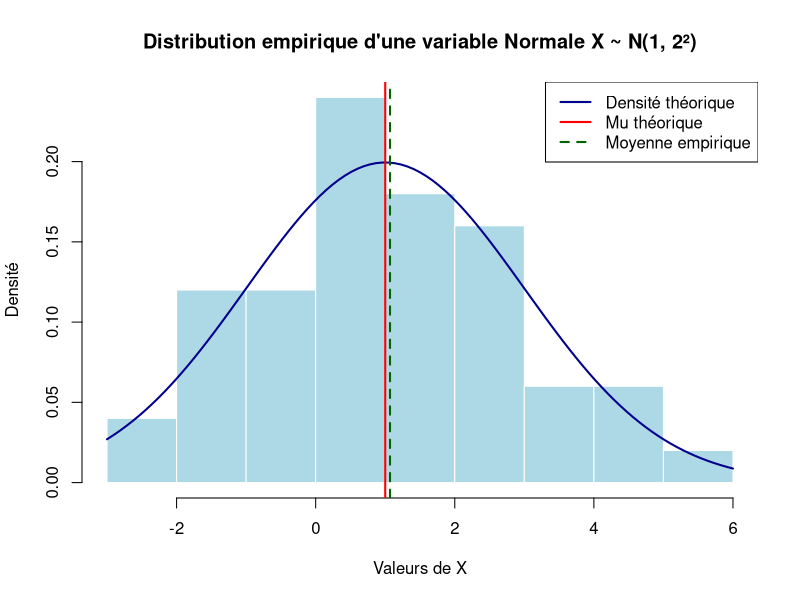
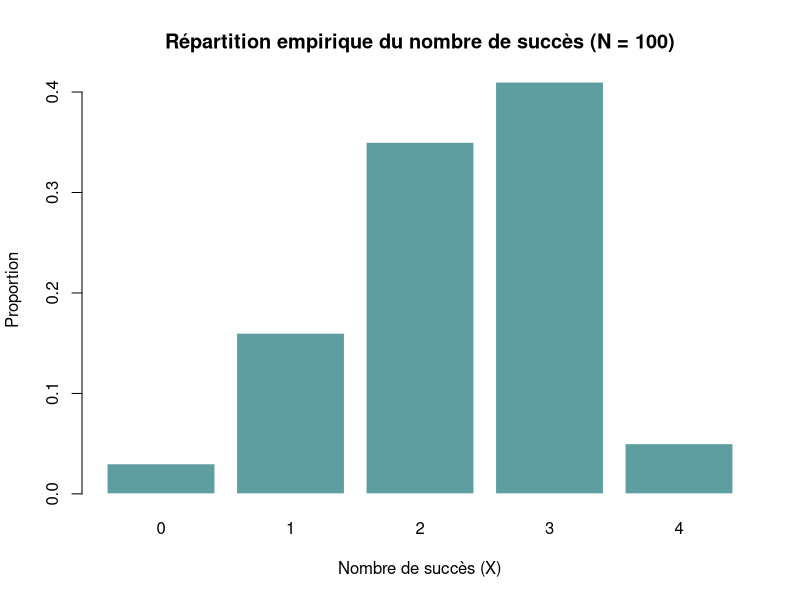

The R script that drew these images, in order:
# ==============================================================================
# TP 3 : Variables Aléatoires, Lois de Probabilité & Simulations Monte-Carlo
# Description : Simulation de tirages aléatoires, convergence de la moyenne 
#               empirique (Loi des Grands Nombres) et applications biomédicales 
#               des lois Normale et Binomiale.
# ==============================================================================


# ==============================================================================
# EXERCICE 2 : Loi de Bernoulli & Loi des Grands Nombres
# ==============================================================================

# 1. Définition du support de la variable de Bernoulli (0 = Échec/Infection, 1 = Succès/Sain)
x <- c(0, 1)

# 2. Tirage aléatoire unique (expérience de Bernoulli de paramètre p = 0.5)
sample(x, size = 1, replace = TRUE)

# 3 & 4. Simulation d'un échantillon de taille n = 100 et calcul des proportions
n_small <- 100
E_small <- sample(x, size = n_small, replace = TRUE)

table(E_small)
prop.table(table(E_small))
mean(E_small) # La moyenne empirique équivaut à la proportion de 1

# 5. Convergence vers l'espérance théorique (n = 50 000)
# Illustration du théorème de la Loi des Grands Nombres
n_large <- 50000
E_large <- sample(x, size = n_large, replace = TRUE)
mean(E_large) # Doit tendre vers E(X) = 0.5

# 6. Bernoulli déséquilibrée / biaisée (ex. p_succès = 2/3)
E_biased <- sample(x, size = n_large, replace = TRUE, prob = c(1/3, 2/3))
mean(E_biased) # Doit tendre vers E(X) = 2/3 ≈ 0.667


# ==============================================================================
# EXERCICE 3 : Loi Normale / Gaussienne (Variables Biomédicales Continues)
# ==============================================================================

# Modèle : X ~ N(mu = 1, sigma = 2)
n_norm <- 50
mu <- 1
sig <- 2

# 1 & 2. Génération d'un échantillon de taille n = 50
set.seed(123) # Pour la reproductibilité
ech_norm <- rnorm(n_norm, mean = mu, sd = sig)
mean(ech_norm) # Moyenne empirique (estimation de mu)

# 3. Représentation graphique : Histogramme et repères théoriques vs empiriques
hist(ech_norm, 
     main = "Distribution empirique d'une variable Normale X ~ N(1, 2²)",
     xlab = "Valeurs de X", ylab = "Densité",
     probability = TRUE, col = "lightblue", border = "white")

# Superposition de la densité théorique
curve(dnorm(x, mean = mu, sd = sig), add = TRUE, col = "darkblue", lwd = 2)

# Repères visuels
abline(v = mu, col = "red", lwd = 2, lty = 1)               # Moyenne théorique
abline(v = mean(ech_norm), col = "darkgreen", lwd = 2, lty = 2) # Moyenne empirique
legend("topright", legend = c("Densité théorique", "Mu théorique", "Moyenne empirique"),
       col = c("darkblue", "red", "darkgreen"), lty = c(1, 1, 2), lwd = 2)

# 4 & 5. Comparaison des probabilités théoriques et empiriques : P(X < 2)
p_theo_less_2 <- pnorm(2, mean = mu, sd = sig)           # Théorique : ~0.6915
p_emp_less_2  <- mean(ech_norm < 2)                      # Empirique (prop.table)

cat("P(X < 2) - Théorique :", round(p_theo_less_2, 4), "| Empirique :", round(p_emp_less_2, 4), "\n")

# 6 à 9. Autres seuils d'intérêt biomédical

# P(X < 0)
pnorm(0, mean = mu, sd = sig)
mean(ech_norm < 0)

# P(X > 2) = 1 - P(X <= 2)
1 - pnorm(2, mean = mu, sd = sig)
mean(ech_norm > 2)

# P(X < 1)
pnorm(1, mean = mu, sd = sig)
mean(ech_norm < 1)

# P(X > 3)
1 - pnorm(3, mean = mu, sd = sig)
mean(ech_norm > 3)


# ==============================================================================
# EXERCICE 4 : Loi Binomiale (Modélisation d'Essais / Actes Médicaux)
# ==============================================================================

# Contexte : Succès d'un traitement sur n = 4 patients avec une probabilité p = 0.6
# Variable aléatoire : X ~ B(n = 4, p = 0.6)

n_trials <- 4
p_success <- 0.6

# 1. Calcul de la probabilité d'échec total P(X = 0)
dbinom(0, size = n_trials, prob = p_success)

# 2. Simulation de N = 100 réplications de l'essai clinique
N_small <- 100
E_binom_small <- rbinom(N_small, size = n_trials, prob = p_success)

# Distribution des fréquences observées
table(E_binom_small)
prop.table(table(E_binom_small))

# Visualisation graphique de l'échantillon
barplot(prop.table(table(E_binom_small)),
        main = "Répartition empirique du nombre de succès (N = 100)",
        xlab = "Nombre de succès (X)", ylab = "Proportion",
        col = "cadetblue", border = "white")

# 3. Grande simulation Monte-Carlo (N = 10 000) pour convergence
N_large <- 10000
E_binom_large <- rbinom(N_large, size = n_trials, prob = p_success)
prop.table(table(E_binom_large))

# 4. Probabilité d'avoir exactement 2 succès : P(X = 2)
p_exact_2_theo <- dbinom(2, size = n_trials, prob = p_success)
p_exact_2_emp  <- mean(E_binom_large == 2)

cat("P(X = 2) - Théorique :", round(p_exact_2_theo, 4), "| Empirique :", round(p_exact_2_emp, 4), "\n")

# 5. Probabilité d'avoir au plus 2 succès : P(X <= 2)
p_max_2_theo <- pbinom(2, size = n_trials, prob = p_success) # ou sum(dbinom(0:2, n_trials, p_success))
p_max_2_emp  <- mean(E_binom_large <= 2)

cat("P(X <= 2) - Théorique :", round(p_max_2_theo, 4), "| Empirique :", round(p_max_2_emp, 4), "\n")

# 6. Probabilité d'avoir au moins 3 succès : P(X >= 3)
p_min_3_theo <- 1 - pbinom(2, size = n_trials, prob = p_success) # ou pbinom(2, lower.tail = FALSE)
p_min_3_emp  <- mean(E_binom_large >= 3)

cat("P(X >= 3) - Théorique :", round(p_min_3_theo, 4), "| Empirique :", round(p_min_3_emp, 4), "\n")
